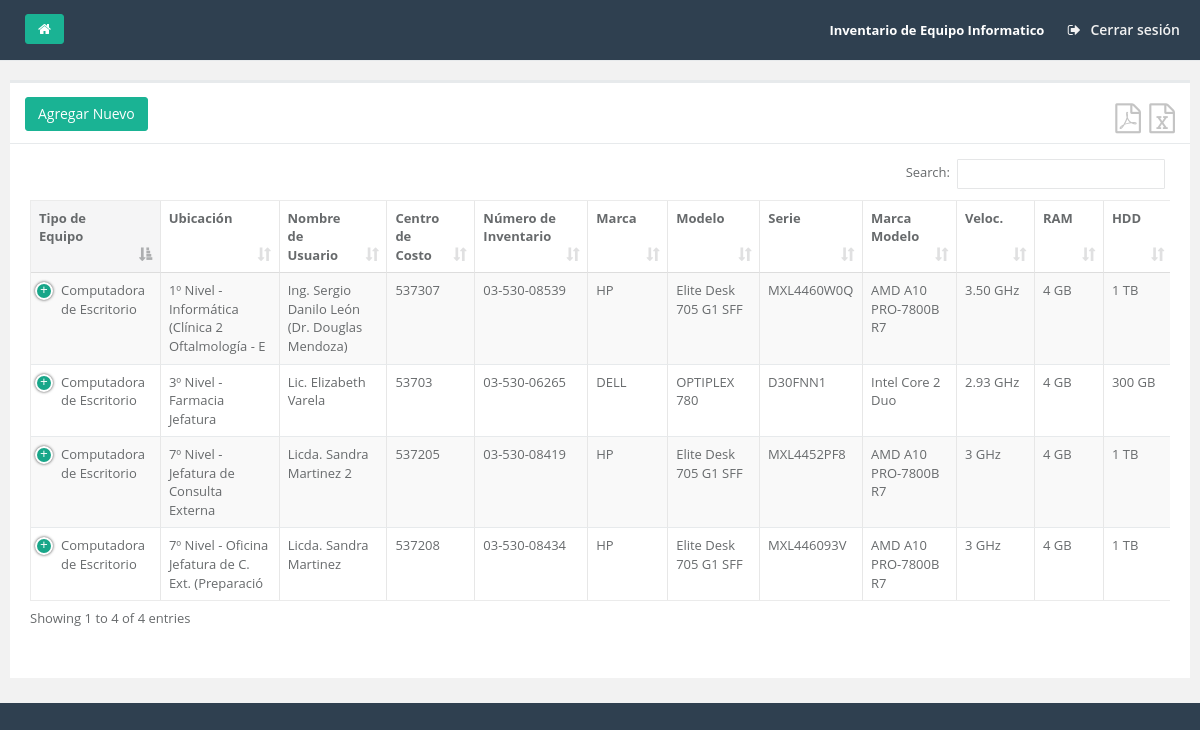
Screenshot of /home.php (signed in) with the database file from the repository.
### tables this page shows
CREATE TABLE IF NOT EXISTS `inventario` (
  `id` int(11) NOT NULL AUTO_INCREMENT,
  `tipo_equipo` varchar(50) DEFAULT NULL,
  `nivel` varchar(50) DEFAULT NULL,
  `ubicacion` varchar(50) DEFAULT NULL,
  `usuario` varchar(50) DEFAULT NULL,
  `centro_costo` int(50) DEFAULT NULL,
  `numero_inventario` varchar(50) DEFAULT NULL,
  `marca` varchar(50) DEFAULT NULL,
  `modelo` varchar(50) DEFAULT NULL,
  `serie` varchar(50) DEFAULT NULL,
  `marca_modelo` varchar(50) DEFAULT NULL,
  `velocidad` varchar(50) DEFAULT NULL,
  `ram` varchar(50) DEFAULT NULL,
  `hdd` varchar(50) DEFAULT NULL,
  `cd_dvd` varchar(50) DEFAULT NULL,
  `sistema_operativo` varchar(50) DEFAULT NULL,
  `licencia` varchar(50) DEFAULT NULL,
  `version_office` varchar(50) DEFAULT NULL,
  `licencia_office` varchar(50) DEFAULT NULL,
  `nombre_equipo` varchar(50) DEFAULT NULL,
  `direccionip` varchar(50) DEFAULT NULL,
  `nombre_dominio` varchar(50) DEFAULT NULL,
  `fecha_adquisicion` varchar(50) DEFAULT NULL,
  `fecha_vencimiento` varchar(50) DEFAULT NULL,
  `estado_equipo` varchar(50) DEFAULT NULL,
  PRIMARY KEY (`id`)
);

### class/conexion/conexion.php (called while the page is built, shortened)
<?php
class Conexion
{
	private $servidor = "localhost";
	private $usuario = "root";
	private $password = "";
	private $database = "invequipo";
	private $conn;
	public function conectar(){
		try{
		$this->conn = new mysqli($this->servidor,$this->usuario,$this->password,$this->database);
		}
		catch (Exception $e){
			echo "ERROR DE CONEXION CON BASE DE DATOS: $e";
		}
		return $this->conn;
	}
	public function query($query){
		try{
		$this->respuesta=$this->conn->query($query);
		return $this->respuesta;
		}
		catch (Exception $e){
			echo "ERROR al ejecutar query: $e";
		}
	}
}
?>

### home.php (the view, shortened to what this page needs)
<?php
include("class/conexion/conexion.php");
$conn = new Conexion();
$conn->conectar();
$query="SELECT * FROM inventario order by ubicacion";
$resp= $conn->query($query);
$num = mysqli_num_rows($resp);
?>
<!DOCTYPE html>
<html>
<head>
    <link href="public/css/bootstrap.min.css" rel="stylesheet">
    <link href="public/font-awesome/css/font-awesome.css" rel="stylesheet">
    <link href="public/css/animate.css" rel="stylesheet">
    <link href="public/css/style.css" rel="stylesheet">
    <link rel="stylesheet" type="text/css" href="DataTables/datatables.css"/>
</head>
<body>
    <div id="wrapper">
        <div id="" class="gray-bg dashbard-1">
        <div class="row border-bottom">
        <nav class="navbar navbar-static-top" role="navigation" style="margin-bottom: 0">
           <div class="navbar-header">
                <a class="navbar-minimalize minimalize-styl-2 btn btn-primary " href="home.php"><i class="fa fa-home"></i></a>
            </div>
            <ul class="nav navbar-top-links navbar-right">
                <li>
                    <span class="m-r-sm text-white welcome-message"><strong>Inventario de Equipo Informatico</strong> </span>
                </li>
                <li>
                    <a href="class/sesion/signout.php">
                        <i class="fa fa-sign-out"></i> Cerrar sesión
                    </a>
                </li>
            </ul>
        </nav>
        </div>
           <br>
            <div class="row">
            <div class="col-lg-12">
            <div class="ibox float-e-margins">
            <div class="ibox-title">
                <a href="nuevo.php" class="btn btn-primary">Agregar Nuevo</a>
                <div class="ibox-tools">
                    <a class="mibtn" href="#"><i class="fa fa-file-pdf-o"></i></a>
                    <a class="mibtn" href="#"><i class="fa fa-file-excel-o"></i></a>
                </div>
            </div>
            <div class="ibox-content">
            <div class="">
            <table class="table table-striped table-bordered table-hover " id="mitable" >
            <thead>
            <tr>
                <th>Tipo de Equipo</th>
                <th>Ubicación</th>
                <th>Nombre de Usuario</th>
                <th>Centro de Costo</th>
                <th>Número de Inventario</th>
                <th>Marca</th>
                <th>Modelo</th>
                <th>Serie</th>
                <th>Marca Modelo</th>
                <th>Veloc.</th>
                <th>RAM</th>
                <th>HDD</th>
            </tr>
            </thead>
            <tbody>
            <?php if($num >0){
                while($inv = mysqli_fetch_array($resp,MYSQLI_ASSOC)){?>
                <tr>
                    <td><?php echo $inv['tipo_equipo'];?></td>
                    <td><?php echo $inv['ubicacion'];?></td>
                    <td><?php echo $inv['usuario'];?></td>
                    <td><?php echo $inv['centro_costo'];?></td>
                    <td><?php echo $inv['numero_inventario'];?></td>
                    <td><?php echo $inv['marca'];?></td>
                    <td><?php echo $inv['modelo'];?></td>
                    <td><?php echo $inv['serie'];?></td>
                    <td><?php echo $inv['marca_modelo'];?></td>
                    <td><?php echo $inv['velocidad'];?></td>
                    <td><?php echo $inv['ram'];?></td>
                    <td><?php echo $inv['hdd'];?></td>
                </tr>
            <?php }} ?>
            </tbody>
            </table>
            </div>
            </div>
            </div>
            </div>
            </div>
        </div>
    </div>
</body>
</html>

### DataTables/datatables.css (style rules this page uses)
table.dataTable { clear: both; margin-top: 6px !important; margin-bottom: 6px !important; max-width: none !important; border-collapse: separate !important; }
table.dataTable td, table.dataTable th { -webkit-box-sizing: content-box; box-sizing: content-box; }
table.dataTable thead > tr > th.sorting_asc, table.dataTable thead > tr > th.sorting_desc, table.dataTable thead > tr > th.sorting, table.dataTable thead > tr > td.sorting_asc, table.dataTable thead > tr > td.sorting_desc, table.dataTable thead > tr > td.sorting { padding-right: 30px; }
table.dataTable thead .sorting, table.dataTable thead .sorting_asc, table.dataTable thead .sorting_desc, table.dataTable thead .sorting_asc_disabled, table.dataTable thead .sorting_desc_disabled { cursor: pointer; position: relative; }
table.dataTable thead .sorting:after, table.dataTable thead .sorting_asc:after, table.dataTable thead .sorting_desc:after, table.dataTable thead .sorting_asc_disabled:after, table.dataTable thead .sorting_desc_disabled:after { position: absolute; bottom: 8px; right: 8px; display: block; font-family: 'Glyphicons Halflings'; opacity: 0.5; }
table.dataTable thead .sorting:after { opacity: 0.2; content: "\e150"; }
table.dataTable thead .sorting_asc:after { content: "\e155"; }
div.dataTables_scrollHead table.dataTable { margin-bottom: 0 !important; }
div.dataTables_scrollBody table { border-top: none; margin-top: 0 !important; margin-bottom: 0 !important; }
div.dataTables_scrollBody table thead .sorting:after, div.dataTables_scrollBody table thead .sorting_asc:after, div.dataTables_scrollBody table thead .sorting_desc:after { display: none; }
div.dataTables_scrollBody table tbody tr:first-child th, div.dataTables_scrollBody table tbody tr:first-child td { border-top: none; }
table.table-bordered.dataTable th, table.table-bordered.dataTable td { border-left-width: 0; }
table.table-bordered.dataTable tbody th, table.table-bordered.dataTable tbody td { border-bottom-width: 0; }
div.dataTables_scrollHead table.table-bordered { border-bottom-width: 0; }
table.dataTable.dtr-inline.collapsed > tbody > tr > td:first-child, table.dataTable.dtr-inline.collapsed > tbody > tr > th:first-child { position: relative; padding-left: 30px; cursor: pointer; }
table.dataTable.dtr-inline.collapsed > tbody > tr > td:first-child:before, table.dataTable.dtr-inline.collapsed > tbody > tr > th:first-child:before { top: 9px; left: 4px; height: 14px; width: 14px; display: block; position: absolute; color: white; border: 2px solid white; border-radius: 14px; box-shadow: 0 0 3px #444; box-sizing: content-box; text-align: center; font-family: 'Courier New', Courier, monospace; line-height: 14px; content: '+'; background-color: #18A689; }

### rows the page displays
inventario: tipo_equipo "Computadora de Escritorio", ubicacion "1º Nivel - Informática (Clínica 2 Oftalmología - E", usuario "Ing. Sergio Danilo León (Dr. Douglas Mendoza)", centro_costo "537307", numero_inventario "03-530-08539", marca "HP", modelo "Elite Desk 705 G1 SFF", serie "MXL4460W0Q", marca_modelo "AMD A10 PRO-7800B R7", velocidad "3.50 GHz", ram "4 GB", hdd "1 TB"
inventario: tipo_equipo "Computadora de Escritorio", ubicacion "3º Nivel - Farmacia Jefatura", usuario "Lic. Elizabeth Varela", centro_costo "53703", numero_inventario "03-530-06265", marca "DELL", modelo "OPTIPLEX 780", serie "D30FNN1", marca_modelo "Intel Core 2 Duo", velocidad "2.93 GHz", ram "4 GB", hdd "300 GB"
inventario: tipo_equipo "Computadora de Escritorio", ubicacion "7º Nivel - Jefatura de Consulta Externa", usuario "Licda. Sandra Martinez 2", centro_costo "537205", numero_inventario "03-530-08419", marca "HP", modelo "Elite Desk 705 G1 SFF", serie "MXL4452PF8", marca_modelo "AMD A10 PRO-7800B R7", velocidad "3 GHz", ram "4 GB", hdd "1 TB"
inventario: tipo_equipo "Computadora de Escritorio", ubicacion "7º Nivel - Oficina Jefatura de C. Ext. (Preparació", usuario "Licda. Sandra Martinez", centro_costo "537208", numero_inventario "03-530-08434", marca "HP", modelo "Elite Desk 705 G1 SFF", serie "MXL446093V", marca_modelo "AMD A10 PRO-7800B R7", velocidad "3 GHz", ram "4 GB", hdd "1 TB"
